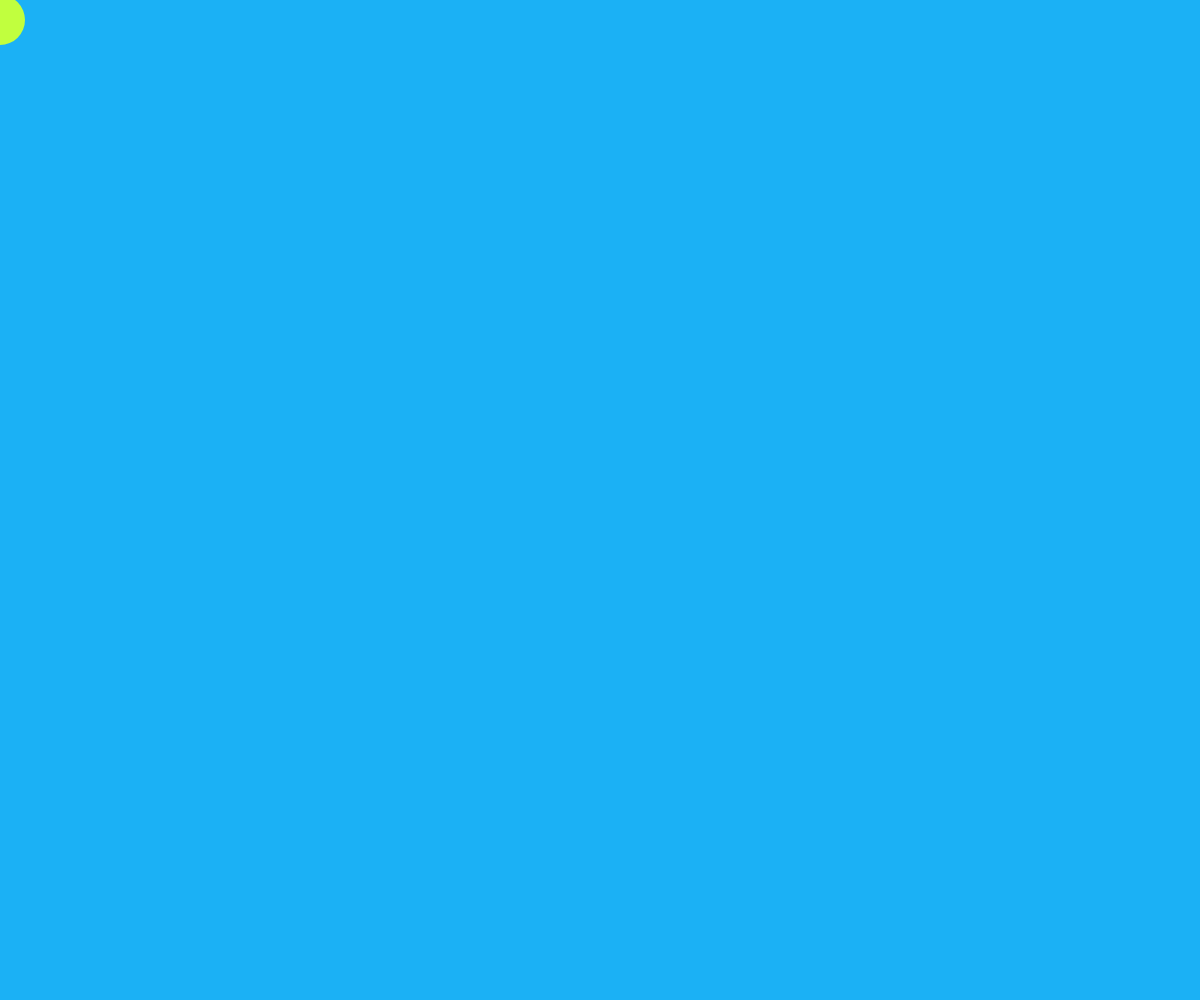
Frame 1 (no input)
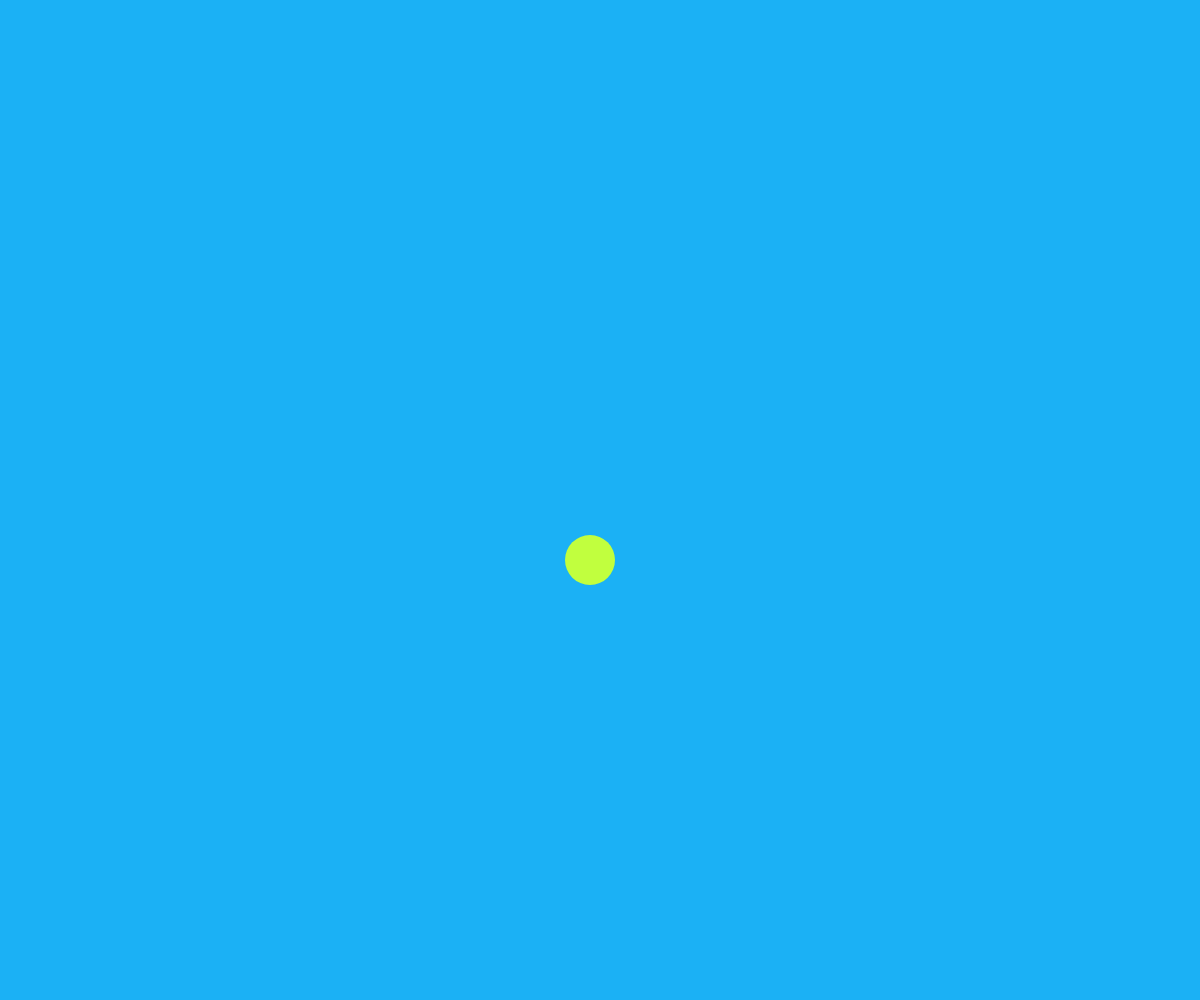
Frame 60 (no input)
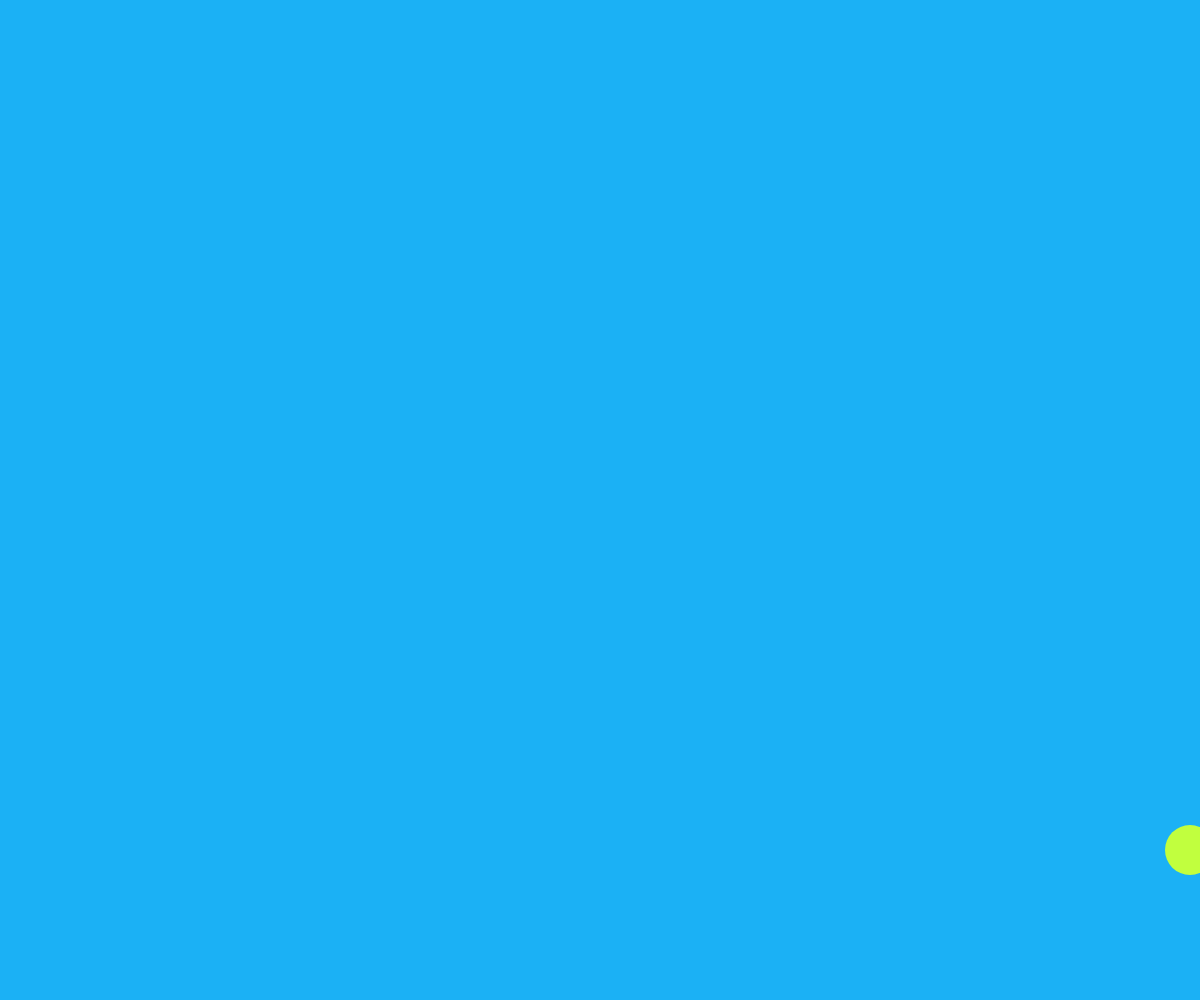
Frame 120 (the mouse pressed at the canvas centre since frame 60)

The p5.js sketch that drew these frames (run headless with seeded random() and noise() and a simulated clock; from frame 60 on, the mouse is pressed at the canvas centre):

// p5.js sketch
// ── sketch.js
// initial position for our circle
var circleX = 300;
var circleY = 20;
// how much to move the circle on each frame
var speedX = 10;
var speedY = -10;

function setup() {
    createCanvas(windowWidth, windowHeight);
    noStroke();
    fill(193,255,62);
    circleX = 0;
}

function draw() {
    background('#1BB1F5');
    ellipse(circleX,circleY, 50, 50);
    circleX = circleX + speedX;
    circleY = circleY + speedY;

    // is the circle too far right?
    if(circleX > width) {
      circleX = width;
      speedX = -speedX;
      print("too far right");
    }
    // is the circle too far up?
    if(circleY > height) {
      circleY = height;
      speedY = -speedY;
      print("too far up");
    }
  // is the circle too far to the left?
    if(circleX < 0) {
      circleX = 0;
      speedX = -speedX;
      print("too far left");
    }
    // is the circle too low?
    if(circleY < 0) {
      circleY = 0;
      speedY = -speedY;
      print("too low");
    }
}
